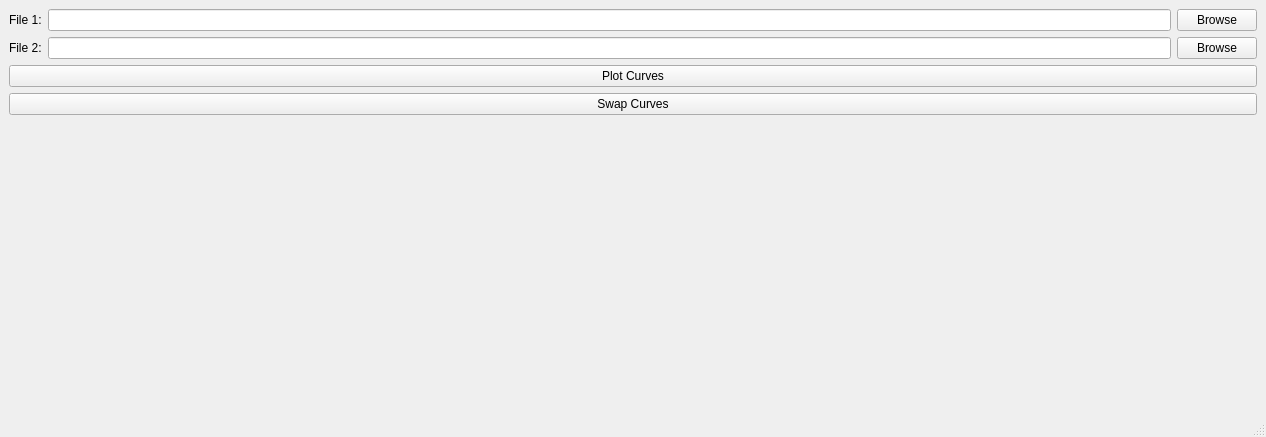
<?xml version="1.0" encoding="UTF-8"?>
<ui version="4.0">
 <class>MainWindow</class>
 <widget class="QMainWindow" name="MainWindow">
  <property name="geometry">
   <rect>
    <x>0</x>
    <y>0</y>
    <width>1266</width>
    <height>437</height>
   </rect>
  </property>
  <property name="windowTitle">
   <string>Curve Viewer</string>
  </property>
  <widget class="QWidget" name="centralwidget">
   <layout class="QVBoxLayout" name="verticalLayout">
    <item>
     <layout class="QHBoxLayout" name="horizontalLayout">
      <item>
       <widget class="QLabel" name="labelFile1">
        <property name="text">
         <string>File 1:</string>
        </property>
       </widget>
      </item>
      <item>
       <widget class="QLineEdit" name="file1Edit"/>
      </item>
      <item>
       <widget class="QPushButton" name="browseButton1">
        <property name="text">
         <string>Browse</string>
        </property>
       </widget>
      </item>
     </layout>
    </item>
    <item>
     <layout class="QHBoxLayout" name="horizontalLayout_2">
      <item>
       <widget class="QLabel" name="labelFile2">
        <property name="text">
         <string>File 2:</string>
        </property>
       </widget>
      </item>
      <item>
       <widget class="QLineEdit" name="file2Edit"/>
      </item>
      <item>
       <widget class="QPushButton" name="browseButton2">
        <property name="text">
         <string>Browse</string>
        </property>
       </widget>
      </item>
     </layout>
    </item>
    <item>
     <widget class="QPushButton" name="plotButton">
      <property name="text">
       <string>Plot Curves</string>
      </property>
     </widget>
    </item>
    <item>
     <widget class="QPushButton" name="swapButton">
      <property name="text">
       <string>Swap Curves</string>
      </property>
     </widget>
    </item>
    <item>
     <widget class="QCustomPlot" name="customPlot" native="true">
      <property name="sizePolicy">
       <sizepolicy hsizetype="Expanding" vsizetype="Expanding">
        <horstretch>0</horstretch>
        <verstretch>0</verstretch>
       </sizepolicy>
      </property>
     </widget>
    </item>
   </layout>
  </widget>
  <widget class="QStatusBar" name="statusbar"/>
 </widget>
 <customwidgets>
  <customwidget>
   <class>QCustomPlot</class>
   <extends>QWidget</extends>
   <header>qcustomplot.h</header>
  </customwidget>
 </customwidgets>
 <resources/>
 <connections/>
</ui>
